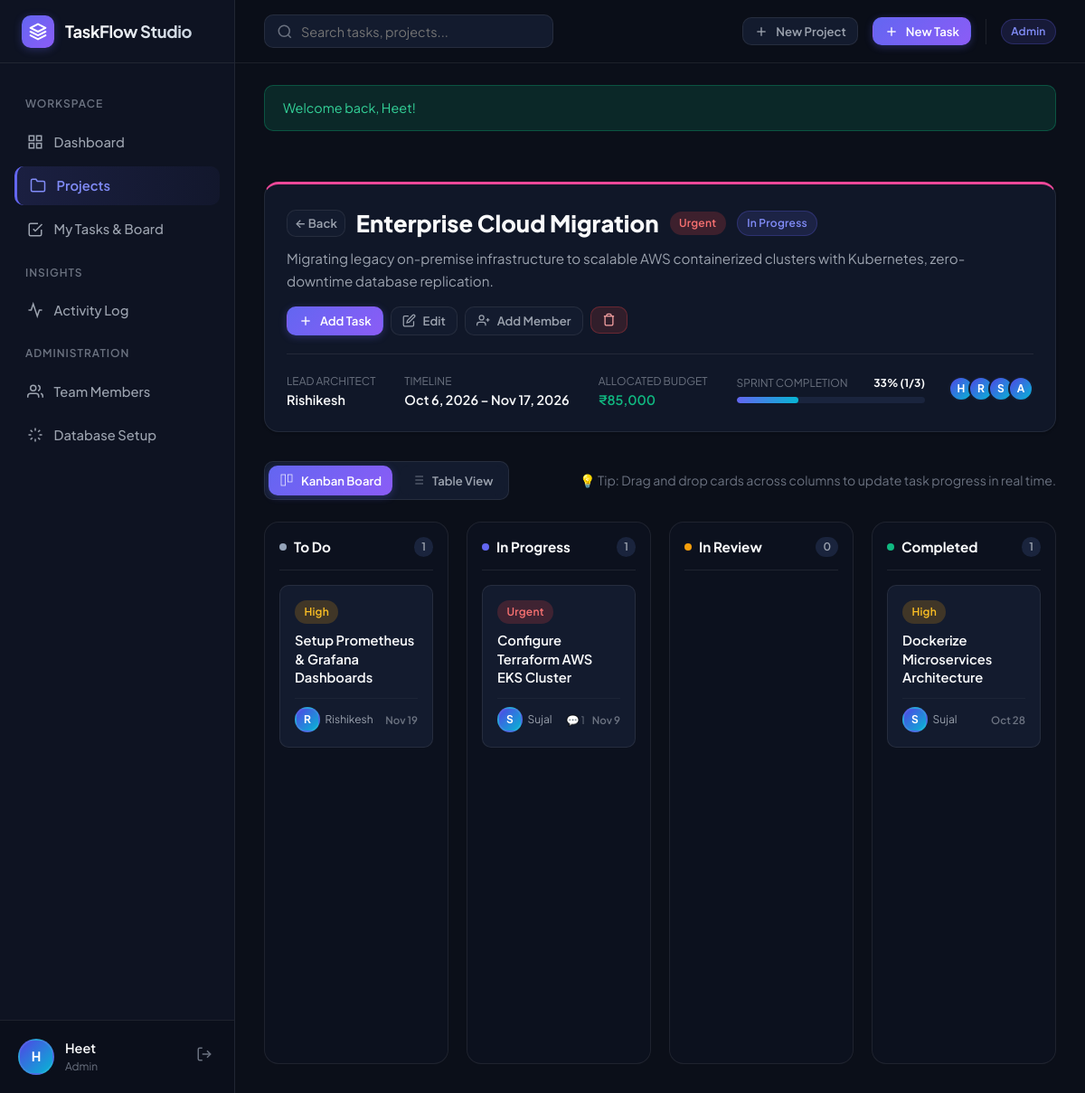
The app's page /project-detail.php?id=2 (signed in) with its own data.
### tables this page shows
CREATE TABLE `projects` (
  `id` INT AUTO_INCREMENT PRIMARY KEY,
  `title` VARCHAR(150) NOT NULL,
  `description` TEXT DEFAULT NULL,
  `status` ENUM('planning', 'in_progress', 'completed', 'on_hold') NOT NULL DEFAULT 'in_progress',
  `priority` ENUM('low', 'medium', 'high', 'urgent') NOT NULL DEFAULT 'medium',
  `color` VARCHAR(20) DEFAULT '#6366f1',
  `start_date` DATE DEFAULT NULL,
  `due_date` DATE DEFAULT NULL,
  `budget` DECIMAL(10,2) DEFAULT 0.00,
  `created_by` INT NOT NULL,
  `created_at` DATETIME NOT NULL DEFAULT CURRENT_TIMESTAMP,
  `updated_at` DATETIME NOT NULL DEFAULT CURRENT_TIMESTAMP ON UPDATE CURRENT_TIMESTAMP,
  CONSTRAINT `fk_projects_created_by` FOREIGN KEY (`created_by`) REFERENCES `users` (`id`) ON DELETE CASCADE
);

CREATE TABLE `users` (
  `id` INT AUTO_INCREMENT PRIMARY KEY,
  `name` VARCHAR(100) NOT NULL,
  `email` VARCHAR(150) NOT NULL UNIQUE,
  `password` VARCHAR(255) NOT NULL,
  `role` ENUM('admin', 'manager', 'member') NOT NULL DEFAULT 'member',
  `title` VARCHAR(100) DEFAULT 'Team Member',
  `avatar` VARCHAR(255) DEFAULT NULL,
  `created_at` DATETIME NOT NULL DEFAULT CURRENT_TIMESTAMP
);

CREATE TABLE `tasks` (
  `id` INT AUTO_INCREMENT PRIMARY KEY,
  `project_id` INT NOT NULL,
  `assigned_to` INT DEFAULT NULL,
  `title` VARCHAR(200) NOT NULL,
  `description` TEXT DEFAULT NULL,
  `status` ENUM('todo', 'in_progress', 'review', 'done') NOT NULL DEFAULT 'todo',
  `priority` ENUM('low', 'medium', 'high', 'urgent') NOT NULL DEFAULT 'medium',
  `due_date` DATE DEFAULT NULL,
  `estimated_hours` DECIMAL(5,1) DEFAULT 0.0,
  `created_by` INT NOT NULL,
  `created_at` DATETIME NOT NULL DEFAULT CURRENT_TIMESTAMP,
  `updated_at` DATETIME NOT NULL DEFAULT CURRENT_TIMESTAMP ON UPDATE CURRENT_TIMESTAMP,
  CONSTRAINT `fk_tasks_project` FOREIGN KEY (`project_id`) REFERENCES `projects` (`id`) ON DELETE CASCADE,
  CONSTRAINT `fk_tasks_assigned` FOREIGN KEY (`assigned_to`) REFERENCES `users` (`id`) ON DELETE SET NULL,
  CONSTRAINT `fk_tasks_creator` FOREIGN KEY (`created_by`) REFERENCES `users` (`id`) ON DELETE CASCADE
);

### project-detail.php (the view, shortened to what the rows shown need)
<?php
require_once __DIR__ . '/config/init.php';
$projectId = intval($_GET['id'] ?? 0);
try {
    $pdo = getDBConnection(true);
    $stmt = $pdo->prepare("
        SELECT p.*, u.name AS creator_name, u.email AS creator_email
        FROM projects p
        LEFT JOIN users u ON p.created_by = u.id
        WHERE p.id = ?
    ");
    $stmt->execute([$projectId]);
    $project = $stmt->fetch();
    require_once __DIR__ . '/includes/header.php';
    $stmtM = $pdo->prepare("
        SELECT u.id, u.name, u.email, u.role, u.title
        FROM project_members pm
        JOIN users u ON pm.user_id = u.id
        WHERE pm.project_id = ?
    ");
    $stmtM->execute([$projectId]);
    $members = $stmtM->fetchAll();
    $tasksSql = "
        SELECT t.*, u.name AS assigned_name,
            (SELECT COUNT(*) FROM task_comments WHERE task_id = t.id) AS comment_count
        FROM tasks t
        LEFT JOIN users u ON t.assigned_to = u.id
        WHERE t.project_id = ?
    ";
    $tasksParams = [$projectId];
    $tasksSql .= " ORDER BY t.created_at DESC";
    $stmtT = $pdo->prepare($tasksSql);
    $stmtT->execute($tasksParams);
    $allTasks = $stmtT->fetchAll();
    $kanbanTasks = [
        'todo' => [],
        'in_progress' => [],
        'review' => [],
        'done' => []
    ];
    foreach ($allTasks as $t) {
        if (isset($kanbanTasks[$t['status']])) {
            $kanbanTasks[$t['status']][] = $t;
        } else {
            $kanbanTasks['todo'][] = $t;
        }
    }
    $currentTab = $_GET['view'] ?? 'board';
} catch (Exception $e) {
    echo "<div class='alert alert-error'>Database error: " . htmlspecialchars($e->getMessage()) . "</div>";
    include __DIR__ . '/includes/footer.php';
    exit;
}
?>
<div class="page-content">
    <div class="card" style="margin-bottom: 2rem; border-top: 3px solid <?= htmlspecialchars($project['color']) ?>;">
        <div style="display: flex; justify-content: space-between; align-items: flex-start; flex-wrap: wrap; gap: 1rem; margin-bottom: 1.25rem;">
            <div>
                <div style="display: flex; align-items: center; gap: 0.75rem; margin-bottom: 0.5rem;">
                    <a href="projects.php" class="btn btn-secondary btn-sm" style="padding: 0.25rem 0.5rem;" title="Back to Projects">
                        &larr; Back
                    </a>
                    <h1 style="font-size: 1.6rem; font-weight: 800; color: var(--text-main); margin: 0;">
                        <?= htmlspecialchars($project['title']) ?>
                    </h1>
                    <span class="badge priority-<?= $project['priority'] ?>"><?= ucfirst($project['priority']) ?></span>
                    <span class="badge badge-<?= $project['status'] === 'completed' ? 'success' : ($project['status'] === 'in_progress' ? 'indigo' : 'gray') ?>">
                        <?= ucwords(str_replace('_', ' ', $project['status'])) ?>
                    </span>
                </div>
                <p style="color: var(--text-secondary); max-width: 800px; font-size: 0.95rem; line-height: 1.6;">
                    <?= nl2br(htmlspecialchars($project['description'] ?: 'No description provided.')) ?>
                </p>
            </div>
        </div>
        <div style="display: flex; gap: 2rem; align-items: center; border-top: 1px solid var(--border); padding-top: 1rem; flex-wrap: wrap;">
            <div>
                <span style="font-size: 0.75rem; color: var(--text-muted); text-transform: uppercase;">Lead Architect</span>
                <div style="font-size: 0.9rem; font-weight: 600; color: var(--text-main);"><?= htmlspecialchars($project['creator_name']) ?></div>
            </div>
            <div>
                <span style="font-size: 0.75rem; color: var(--text-muted); text-transform: uppercase;">Timeline</span>
                <div style="font-size: 0.9rem; font-weight: 600; color: var(--text-main);">
                    <?= $project['start_date'] ? date('M j, Y', strtotime($project['start_date'])) : 'TBD' ?> &ndash;
                    <?= $project['due_date'] ? date('M j, Y', strtotime($project['due_date'])) : 'TBD' ?>
                </div>
            </div>
            <?php if ($project['budget'] > 0): ?>
                <div>
                    <span style="font-size: 0.75rem; color: var(--text-muted); text-transform: uppercase;">Allocated Budget</span>
                    <div style="font-size: 0.9rem; font-weight: 600; color: var(--success);">₹<?= number_format($project['budget']) ?></div>
                </div>
            <?php endif; ?>
            <div style="display: flex; align-items: center; gap: -8px;">
                <?php foreach (array_slice($members, 0, 5) as $m): ?>
                    <div class="avatar avatar-sm" title="<?= htmlspecialchars($m['name']) ?> (<?= htmlspecialchars($m['role']) ?>)" style="margin-left: -6px; border: 2px solid var(--bg-surface);">
                        <?= getInitials($m['name']) ?>
                    </div>
                <?php endforeach; ?>
            </div>
        </div>
    </div>
    <?php if ($currentTab === 'board'): ?>
        <div class="kanban-board">
            <div class="kanban-column">
                <div class="kanban-cards-wrapper" data-status="todo">
                    <?php foreach ($kanbanTasks['todo'] as $task): ?>
                        <?php include __DIR__ . '/includes/kanban_card.php'; ?>
                    <?php endforeach; ?>
                </div>
            </div>
            <div class="kanban-column">
                <div class="kanban-cards-wrapper" data-status="in_progress">
                    <?php foreach ($kanbanTasks['in_progress'] as $task): ?>
                        <?php include __DIR__ . '/includes/kanban_card.php'; ?>
                    <?php endforeach; ?>
                </div>
            </div>
            <div class="kanban-column">
                <div class="kanban-cards-wrapper" data-status="done">
                    <?php foreach ($kanbanTasks['done'] as $task): ?>
                        <?php include __DIR__ . '/includes/kanban_card.php'; ?>
                    <?php endforeach; ?>
                </div>
            </div>
        </div>
    <?php endif; ?>
</div>
<?php include __DIR__ . '/includes/footer.php'; ?>

### includes/kanban_card.php (shortened to what the rows shown need)
<?php
$isOverdue = (!empty($task['due_date']) && strtotime($task['due_date']) < strtotime('today') && $task['status'] !== 'done');
?>
<div class="task-card" draggable="true" data-task-id="<?= $task['id'] ?>" data-status="<?= $task['status'] ?>">
    <div class="task-card-header">
        <span class="badge priority-<?= $task['priority'] ?>"><?= ucfirst($task['priority']) ?></span>
    </div>
    <div class="task-card-title" onclick="viewTaskDetails(<?= $task['id'] ?>)">
        <?= htmlspecialchars($task['title']) ?>
    </div>
    <div class="task-card-footer">
        <div style="display: flex; align-items: center; gap: 0.35rem;" title="<?= htmlspecialchars($task['assigned_name'] ?: 'Unassigned') ?>">
            <div class="avatar avatar-sm"><?= getInitials($task['assigned_name'] ?: 'U') ?></div>
            <span style="font-size: 0.75rem; color: var(--text-secondary); max-width: 90px; overflow: hidden; text-overflow: ellipsis; white-space: nowrap;">
                <?= htmlspecialchars($task['assigned_name'] ?: 'Unassigned') ?>
            </span>
        </div>
        <div style="display: flex; align-items: center; gap: 0.5rem;">
            <?php if (!empty($task['comment_count']) && $task['comment_count'] > 0): ?>
                <span style="font-size: 0.72rem; color: var(--text-muted); display: flex; align-items: center; gap: 2px;">
                    💬 <?= $task['comment_count'] ?>
                </span>
            <?php endif; ?>
            <?php if (!empty($task['due_date'])): ?>
                <span style="font-size: 0.72rem; font-weight: 600; color: <?= $isOverdue ? '#f87171' : 'var(--text-muted)' ?>;" title="<?= $isOverdue ? 'Overdue!' : 'Due date' ?>">
                    <?= date('M j', strtotime($task['due_date'])) ?>
                </span>
            <?php endif; ?>
        </div>
    </div>
</div>

### records on screen
projects: title "Enterprise Cloud Migration", priority "Urgent", status "In Progress", description "Migrating legacy on-premise infrastructure to scalable AWS containerized clusters with Kubernetes, zero-downtime database replication.", created_by.name "Rishikesh", start_date "Oct 6, 2026", due_date "Nov 17, 2026", budget "85,000"
users: name "H"
users: name "R"
users: name "S"
users: name "A"
tasks: priority "High", title "Setup Prometheus & Grafana Dashboards", assigned_to.name "R", assigned_to.name "Rishikesh", due_date "Nov 19"
tasks: priority "Urgent", title "Configure Terraform AWS EKS Cluster", assigned_to.name "S", assigned_to.name "Sujal", comment_count "1", due_date "Nov 9"
tasks: priority "High", title "Dockerize Microservices Architecture", assigned_to.name "S", assigned_to.name "Sujal", due_date "Oct 28"

### other values on screen
getInitials($currentUser['name'] ?? 'User') "H"
$currentUser['name'] "Heet"
$currentUser['role'] "Admin"
$flash['message'] "Welcome back, Heet!"
$completionRate "33"
$doneCount "1"
$totalTasksCount "3"
count($kanbanTasks['todo']) "1"
count($kanbanTasks['in_progress']) "1"
count($kanbanTasks['review']) "0"
count($kanbanTasks['done']) "1"
